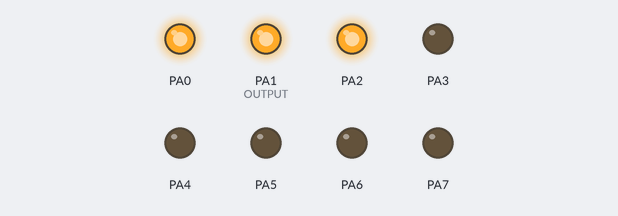
A program run on a simulated ATmega32, built with avr-gcc and emulated at 8 MHz. Parts: output pins drawn as LEDs (lit = HIGH).

Above: at 0.5 s.
At 1.5 s:
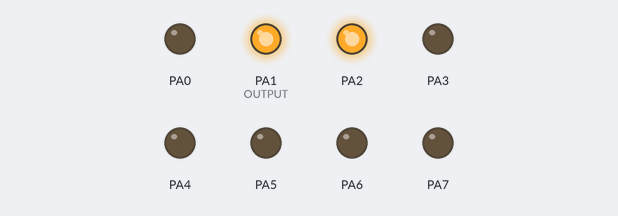
At 3.5 s:
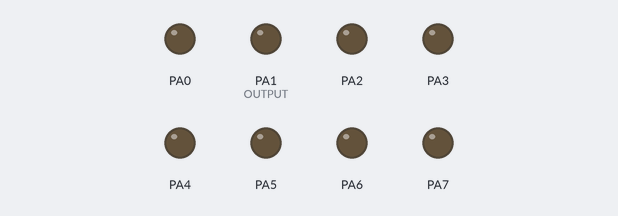
At 4.5 s:
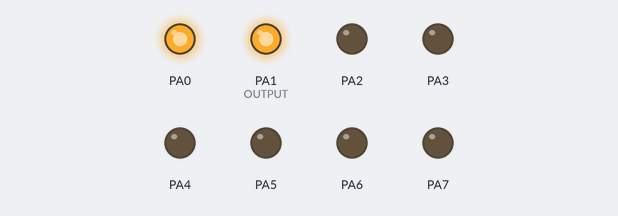
At 5.5 s:
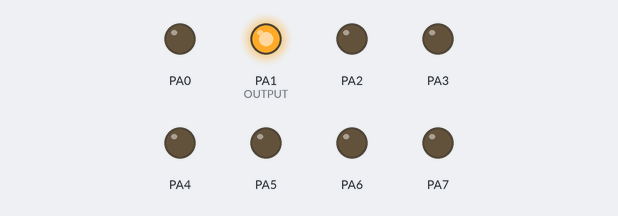
At 6.5 s:
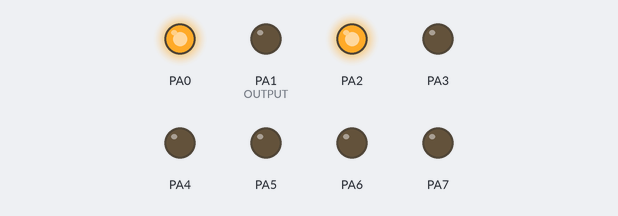
Timing chart, 0 to 7.9 s (numbered marks = the images above):
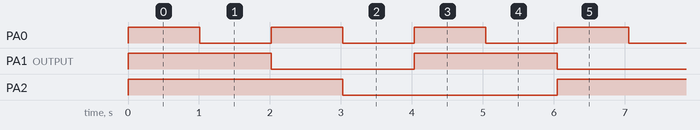

The program:

main.c
```c
#include "LIB/STD_TYPES.h"
#include "LIB/BIT_MATH.h"
#include "DIO/DIO_INT.h"
#include "RTOS/RTOS_INT.h"

void task1(void) ;
void task2(void) ;
void task3(void) ;

int main(void)
{
	DIO_setPortDirection(PORTA,OUTPUT) ;
	ST_Task_t led1_task  = {0, 1000, &task1}  ;
	ST_Task_t led2_task  = {1, 2000, &task2}  ;
	ST_Task_t led3_task  = {2, 3000, &task3}  ;
	RTOS_CreateTask(&led1_task) ;
	RTOS_CreateTask(&led2_task) ;
	RTOS_CreateTask(&led3_task)	;
	RTOS_Start() ;
	while(1)
	{

	}
}

void task1(void)
{
	DIO_setPinValue(PA0,TOGGLE) ;
}
void task2(void)
{
	DIO_setPinValue(PA1,TOGGLE) ;
}
void task3(void)
{
	DIO_setPinValue(PA2,TOGGLE) ;
}
```

GIE_INT.h
```c
// (licence header left out)
#ifndef GIE_INT_H_
#define GIE_INT_H_

/* Global Interrupt Enable */
void GIE_Enable(void)  ;

/* Global Interrupt Disable */
void GIE_Disable(void) ;

#endif /* GIC_REG_H */
```

GIE_PRG.c
```c
// (licence header left out)
#include "GIE_INT.h"
#include "GIE_REG.h"
#include "../LIB/STD_TYPES.h"

inline void GIE_Enable(void)  {SREG |=  (1<<SREG_I) ;}

inline void GIE_Disable(void) {SREG &= ~(1<<SREG_I) ;}
```

GIE_REG.h
```c
// (licence header left out)
#ifndef GIE_REG_H_
#define GIE_REG_H_

/* Special Register */
#define SREG            (*(uint8_t *)(0x5F))
#define SREG_I          7  /* Global Interrupt Enable */

#endif /* GIC_REG_H */
```

RTOS_INT.h
```c
// (licence header left out)
#ifndef RTOS_INT_H_
#define RTOS_INT_H_

/**
 * error states
 */
#define RTOS_OK 			1
#define OCCUPATED 			2
#define SUSPENDED_BEFORE	3
#define RUNNING_BEFORE 		4
#define EMPTY_BEFORE		5

typedef struct Task
{
    uint8_t  Priority ;
    uint16_t Periodicity  ;
    void (*taskFunction)(void) ;
    uint16_t firstDelay ;
}ST_Task_t;

void RTOS_Start(void) ;

uint8_t RTOS_CreateTask(ST_Task_t  *task) ;

uint8_t RTOS_SuspendTask(ST_Task_t *task) ;

uint8_t RTOS_ResumeTask(ST_Task_t  *task) ;

uint8_t RTOS_DeleteTask(ST_Task_t  *task) ;
#endif /*RTOS_INT_H_*/
```

RTOS_PRG.c
```c
// (licence header left out)
#include "../LIB/STD_TYPES.h"
#include "../LIB/BIT_MATH.h"
#include "../GIE/GIE_INT.h"
#include "../TIMERS/TIMERS_INT.h"
#include "RTOS_CONFIG.h"
#include "RTOS_Private.h"
#include "RTOS_INT.h"

#define NULL ((void*)0x00)

/*place holder for all RTOS System Tasks*/
ST_Task_t SystemsTasks[TASK_NUM] = {{0}} ;

/*place holder for all RTOS Suspended System Tasks*/
uint8_t SuspendedTasks[TASK_NUM] ={0} ;

void RTOS_Start(void)
{
	/*set the Timer CTC Mode callback to the Scheduler function*/
	Timer_SetCTC_Callback(TIMER_USED,&Scheduler) ;
	/*Global Interrupt Enable*/
	GIE_Enable() ;
	/*Set the Selected timer with a Prescaler and use CTC Mode*/
	Timer_Init(TIMER_USED,prescaler64,CTC) ;
	/*Set output match compare value*/
	Timer_SetCTCRegister(TIMER_USED,125) ;
}
uint8_t RTOS_CreateTask(ST_Task_t * task)
{
	uint8_t errorStates = RTOS_OK ;
	if(SystemsTasks[task->Priority].taskFunction==NULL)
	{
		SystemsTasks[task->Priority] = *task ;
	}
	else
	{
		errorStates = OCCUPATED ;
	}
	return errorStates ;
}
uint8_t RTOS_SuspendTask(ST_Task_t * task)
{
	uint8_t errorStates = RTOS_OK ;
	if(SuspendedTasks[task->Priority] == 0 )
	{
		SuspendedTasks[task->Priority] = 1 ;
	}
	else
	{
		errorStates = SUSPENDED_BEFORE ;
	}
	return errorStates ;
}

uint8_t RTOS_ResumeTask(ST_Task_t *task)
{
	uint8_t errorStates = RTOS_OK ;
	if(SuspendedTasks[task->Priority] == 1 )
	{
		SuspendedTasks[task->Priority] = 0 ;
	}
	else
	{
		errorStates = RUNNING_BEFORE ;
	}
	return errorStates ;
}
uint8_t RTOS_DeleteTask(ST_Task_t  *task)
{
	uint8_t errorStates;
	if(SystemsTasks[task->Priority].taskFunction!=NULL)
	{
		SystemsTasks[task->Priority].taskFunction=NULL ;
		errorStates = RTOS_OK ;
	}
	else
	{
		errorStates = EMPTY_BEFORE ;
	}
	return errorStates ;
}
void Scheduler(void)
{
	uint16_t TaskCounter ;
	for(TaskCounter=0 ; TaskCounter<TASK_NUM;TaskCounter++)
	{
		/*check if the task is suspended*/
		if(SuspendedTasks[SystemsTasks[TaskCounter].Priority]!=1)
		{
			/*if it time for the task*/
			if(SystemsTasks[TaskCounter].firstDelay==0)
			{

				if(SystemsTasks[TaskCounter].taskFunction!=NULL)
				{
					/*run task*/
					SystemsTasks[TaskCounter].taskFunction() ;
					/*set first delay to be equal to task periodicity -1 */
					SystemsTasks[TaskCounter].firstDelay = SystemsTasks[TaskCounter].Periodicity -1  ;
				}
			}
			else
			{
				/*decrement first delay*/
				SystemsTasks[TaskCounter].firstDelay-- ;
			}
		}
		else
		{
			/*the task is suspended do nothing*/
		}

	}

}
```

TIMERS_INT.h
```c
// (licence header left out)
#ifndef TIMERS_INT_H_
#define TIMERS_INT_H_

/*Timer 0 ,2 modes  */
typedef enum prescalerModes
{
   CounterMode, Noprescaler,prescaler8, prescaler64, prescaler256, prescaler1024, ExFalling, ExRising
} prescalerModes_t ;
/*  timers wave modes */
typedef enum waveModes
{
    Normal, PWM_PhaseCorrect, CTC, Fast_PWM
}waveModes_t ;

/* 8 bit timers in AVR ATMEGA32 */
typedef  enum Timers
{
    TIMER0, TIMER2
}Timers_t ;

/**
 * @brief set timer prescaler mode
 *
 * @param timer TIMER0, TIMER2
 * @param Pmode CounterMode, Noprescaler,prescaler8, prescaler64, prescaler256, prescaler1024, ExFalling, ExRising
 */
void Timer_SetPrescaler(Timers_t timer , prescalerModes_t Pmode) ;

/**
 * @brief set timer wave mode
 *
 * @param timer TIMER0, TIMER2
 * @param Wmode Normal, PWM_PhaseCorrect, CTC, Fast_PWM
 */
void Timer_SetWaveMode(Timers_t timer , waveModes_t Wmode) ;

/**
 * @brief
 *
 * @param timer set timer wave mode and prescaler
 * @param Pmode CounterMode, Noprescaler,prescaler8, prescaler64, prescaler256, prescaler1024, ExFalling, ExRising
 * @param Wmode Normal, PWM_PhaseCorrect, CTC, Fast_PWM
 */
void Timer_Init(Timers_t timer , prescalerModes_t Pmode ,  waveModes_t Wmode) ;

/**
 * @brief set timer in normal mode (overflow mode) and set callback to it
 *
 * @param timer TIMER0, TIMER2
 * @param isr callback function (called when timer overflow happen)
 */
void Timer_SetOverflow_Callback(Timers_t timer , void(*isr)(void)) ;

/**
 * @brief set timer in CTC mode (Compare match mode) and set callback to it
 *
 * @param timer TIMER0, TIMER2
 * @param isr callback function (called when timer compare match happen)
 */
void Timer_SetCTC_Callback(Timers_t timer , void(*isr)(void)) ;

/**
 * @brief preload timer register in normal mode
 *
 * @param timer TIMER0, TIMER2
 * @param value  8 bit value
 */
void Timer_SetOVFRegister(Timers_t timer,uint8_t value) ;

/**
 * @brief set compare match value in CTC mode
 *
 * @param timer TIMER0, TIMER2
 * @param value  8 bit value
 */
void Timer_SetCTCRegister(Timers_t timer,uint8_t value) ;

#endif /* TIMERS_INT_H_ */
```

TIMERS_PRG.c
```c
// (licence header left out)
#include "../LIB/BIT_MATH.h"
#include "../LIB/STD_TYPES.h"
#include "TIMERS_INT.h"
#include "TIMERS_REG.h"

#define NULL ((void *)0)

/*place holder for timers overflow callback */
void (*TIMERS_NORMAL_ISR[2])(void) = {NULL,NULL} ;
/*place holder for timers compare match callback */
void (*TIMERS_CTC_ISR[2])(void) = {NULL,NULL} ;

inline void Timer_SetPrescaler(Timers_t timer , prescalerModes_t Pmode)
{
    /* set the clock mode to the corresponding Timer  */
    switch (timer)
    {
    case TIMER0:
        /* clear Timer0 clock selection bits */
        TCCR0 &= 0XF8 ;
        /* set Timer0 new clock mode  */
        TCCR0 |= Pmode ;
        break;
    case TIMER2:
        /* clear Timer2 clock selection bits */
        TCCR2 &= 0xF8 ;
         /* set Timer2 new clock mode  */
        TCCR2 |= Pmode ;
        break;
    default:
        /*do nothing*/
        break;
    }
}
inline void Timer_SetWaveMode(Timers_t timer , waveModes_t Wmode)
{
    /* set the wave mode to the corresponding Timer  */
    switch (timer)
    {
    case TIMER0:
        /* clear Timer0 Wave mode selection bits */
        TCCR0 &= 0XB7 ;
        /* set Timer0 new wave mode  */
        TCCR0 |= (getBit(Wmode,0)<<TCCR0_WGM00) | (getBit(Wmode,1)<<TCCR0_WGM01)  ;
        break;
    case TIMER2 :
         /* clear Timer2 Wave mode selection bits */
        TCCR2 &= 0XB7 ;
        /* set Timer2 new wave mode  */
        TCCR2 |= (getBit(Wmode,0)<<TCCR2_WGM00) | (getBit(Wmode,1)<<TCCR2_WGM01)  ;
        break;

    default:
        /* do nothing */
        break;
    }
}

void Timer_Init(Timers_t timer , prescalerModes_t Pmode ,  waveModes_t Wmode)
{
    /* set timer clock mode */
    Timer_SetPrescaler(timer,Pmode) ;
    /* set timer wave mode */
    Timer_SetWaveMode(timer,Wmode) ;
}

inline void Timer_SetOverflow_Callback(Timers_t timer , void(*callback)(void))
{
    /*if callback isn't NULL */
    if(callback!=NULL)
    {
        /* set callback to the corresponding Timer  */
        switch (timer)
        {
        case TIMER0:
            /* set overflow Interrupt Enable 0 */
            setBit(TIMSK,TIMSK_TOIE0) ;
            /* clear CTC Interrupt Enable 0 */
            clearBit(TIMSK,TIMSK_OCIE0) ;
            /* set callback */
            TIMERS_NORMAL_ISR[0] = callback ;
            break;
        case TIMER2:
            /* set overflow Interrupt Enable 2 */
            setBit(TIMSK,TIMSK_TOIE2) ;
            /* clear CTC Interrupt Enable 2*/
            clearBit(TIMSK,TIMSK_OCIE2) ;
            /* set callback */
            TIMERS_NORMAL_ISR[1] = callback ;
            break;
        default:
            /*do nothing*/
            break;
        }
    }
    else
    {
        /* do nothing */
    }
}
inline void Timer_SetCTC_Callback(Timers_t timer , void(*callback)(void))
{
    /*if callback isn't NULL */
    if(callback!=NULL)
    {
        /* set callback to the corresponding Timer  */
        switch (timer)
        {
        case TIMER0:
            /* set CTC Interrupt Enable 0 */
            setBit(TIMSK,TIMSK_OCIE0) ;
            /* clear overflow Interrupt Enable 0 */
            clearBit(TIMSK,TIMSK_TOIE0) ;
            /* set callback */
            TIMERS_CTC_ISR[0] = callback ;
            break;
        case TIMER2:
            /* set CTC Interrupt Enable 2 */
            setBit(TIMSK,TIMSK_OCIE2) ;
            /* clear overflow Interrupt Enable 2 */
            clearBit(TIMSK,TIMSK_TOIE2) ;
            /* set callback */
            TIMERS_CTC_ISR[1] = callback ;
            break;
        default:
            /*do nothing*/
            break;
        }
    }
    else
    {
        /* do nothing */
    }
}
inline void Timer_SetOVFRegister(Timers_t timer,uint8_t value)
{
    /* set value to the corresponding Timer overflow register  */
     switch (timer)
        {
        case TIMER0:
            TCNT0= value ;
            break;
        case TIMER2:
            TCNT2= value ;
            break;
        default:
            /*do nothing*/
            break;
        }
}
inline void Timer_SetCTCRegister(Timers_t timer,uint8_t value)
{
     /* set value to the corresponding Timer CTC register  */
     switch (timer)
        {
        case TIMER0:
            OCR0= value ;
            break;

        case TIMER2:
            OCR2= value ;
            break;
        default:
            /*do nothing*/
            break;
        }
}

/* Timer0 Overflow ISR */
void __vector_11 (void) __attribute__ ((signal,used)) ;
void __vector_11 (void)
{
    if(TIMERS_NORMAL_ISR[0] != NULL)
    {
        TIMERS_NORMAL_ISR[0]() ;
    }
    else
    {
        /* do nothing */
    }
}

/* Timer0 CompareMatch ISR */
void __vector_10 (void) __attribute__ ((signal,used)) ;
void __vector_10 (void)
{
    if(TIMERS_CTC_ISR[0] != ((void *)0))
    {
        TIMERS_CTC_ISR[0]() ;
    }
    else
    {
        /* do nothing */
    }
}

/* Timer2 Overflow ISR */
void __vector_5 (void) __attribute__ ((signal,used)) ;
void __vector_5 (void)
{
    if(TIMERS_NORMAL_ISR[1] != NULL)
    {
        TIMERS_NORMAL_ISR[1]() ;
    }
    else
    {
        /* do nothing */
    }
}

/* Timer2 CompareMatch ISR */
void __vector_4 (void) __attribute__ ((signal,used)) ;
void __vector_4 (void)
{
    if(TIMERS_CTC_ISR[1] != NULL)
    {
        TIMERS_CTC_ISR[1]() ;
    }
    else
    {
        /* do nothing */
    }
}
```

TIMERS_REG.h
```c
// (licence header left out)
#ifndef TIMERS_REG_H_
#define TIMERS_REG_H_

    /* TIMER0 Registers 8 bit*/

/* Timer/Counter Control Register */
#define TCCR0           (*(volatile uint8_t *)(0x53))
#define TCCR0_CS00      0 /* prescaler select */
#define TCCR0_CS01      1 /* prescaler select */
#define TCCR0_CS02      2 /* prescaler select */
#define TCCR0_WGM01     3 /* wave genration select */
#define TCCR0_COM00     4 /* Compare match output mode select */
#define TCCR0_COM01     5 /* Compare match output mode select */
#define TCCR0_WGM00     6 /* wave genration select */

/* Timer/Counter Register */
#define TCNT0           (*(volatile uint8_t *)(0x52)) /* NORMAL Mode Register */

/* Output Compare Register */
#define OCR0            (*(volatile uint8_t *)(0x5C))  /* Compare match Register */


    /* TIMER2 Registers 8 bit*/

/* Timer/Counter Control Register */
#define TCCR2           (*(volatile uint8_t *)(0x45))
#define TCCR2_CS00      0 /* prescaler select */
#define TCCR2_CS01      1 /* prescaler select */
#define TCCR2_CS02      2 /* prescaler select */
#define TCCR2_WGM01     3 /* wave genration select */
#define TCCR2_COM00     4 /* Compare match output mode select */
#define TCCR2_COM01     5 /* Compare match output mode select */
#define TCCR2_WGM00     6 /* wave genration select */

/* Timer/Counter Register */
#define TCNT2           (*(volatile uint8_t *)(0x44)) /* NORMAL Mode Register */

/* Output Compare Register */
#define OCR2            (*(volatile uint8_t *)(0x43))  /* Compare match Register */

    /* Shared Registers */

/* Timer/Counter Interrupt Mask Register */
#define TIMSK           (*(volatile uint8_t *)(0x59))
#define TIMSK_TOIE0     0  /* Overflow Interrupt Enable 0 */
#define TIMSK_OCIE0     1  /* Output Compare Match Interrupt Enable 0*/

#define TIMSK_TOIE2     6  /* Overflow Interrupt Enable 2 */
#define TIMSK_OCIE2     7  /* Output Compare Match Interrupt Enable 2*/

/* Timer/Counter Interrupt Flag Register – TIFR */
#define TIFR            (*(volatile uint8_t *)(0x58))
#define TIFR_TOV0       0 /* Timer/Counter0 Overflow Flag */
#define TIFR_OCF0       1 /* Output Compare Flag 0 */

#define TIFR_TOV2       6 /* Timer/Counter2 Overflow Flag */
#define TIFR_OCF2       7 /* Output Compare Flag 2 */


#endif /* TIMERS_REG_H_ */
```

RTOS_CONFIG.h
```c
// (licence header left out)
#ifndef RTOS_CONFIG_H_
#define RTOS_CONFIG_H_

/*set the timer that will be used with RTOS Stack*/
#define TIMER_USED TIMER0
/*Set the max number of tasks*/
#define TASK_NUM 3

#endif /*RTOS_CONFIG_H_*/
```

DIO_INT.h
```c
// (licence header left out)
#ifndef DIO_INT_H_
#define DIO_INT_H_

#define NC 255

typedef enum EN_PinNumber
{
    PA0,PA1,PA2,PA3,PA4,PA5,PA6,PA7,
    PB0,PB1,PB2,PB3,PB4,PB5,PB6,PB7,
    PC0,PC1,PC2,PC3,PC4,PC5,PC6,PC7,
    PD0,PD1,PD2,PD3,PD4,PD5,PD6,PD7,

} EN_PinNumber_t;

typedef enum EN_PortNumber
{
    PORTA , PORTB , PORTC , PORTD
}EN_PortNumber_t;

typedef enum EN_Directions
{
    INPUT, OUTPUT, INPUT_PULLUP
}EN_Directions_t;

typedef enum EN_Values
{
    LOW, HIGH ,TOGGLE
}EN_Values_t;

/**
 * @brief set DIO data direction for an individual pin
 *
 * @param pinNum pin number E.g.(PA0) for pin 0 port A
 * @param pinDirection pin direction (INPUT, OUTPUT, INPUT_PULLUP)
 */
void DIO_setPinDirection(EN_PinNumber_t pinNum,EN_Directions_t pinDirection) ;

/**
 * @brief set DIO value for an individual pin
 *
 * @param pinNum pin number E.g.(PA0) for pin 0 port A
 * @param value pin value (LOW, HIGH ,TOGGLE)
 */
void DIO_setPinValue(EN_PinNumber_t pinNum, EN_Values_t value) ;

/**
 * @brief get DIO value for an individual pin
 *
 * @param pinNum pin number E.g.(PA0) for pin 0 port A
 * @return uint8_t  pin value
 */
uint8_t DIO_getPinValue(EN_PinNumber_t pinNum) ;

/**
 * @brief set DIO data direction for whole port
 *
 * @param portNum port number  E.g.(PORTA, PORTB, PORTC, PORTD)
 * @param pinDirection pin direction (INPUT, OUTPUT, INPUT_PULLUP)
 */
void DIO_setPortDirection(EN_PortNumber_t portNum,EN_Directions_t pinDirection) ;

/**
 * @brief set DIO value for whole port
 *
 * @param portNum port number  E.g.(PORTA, PORTB, PORTC, PORTD)
 * @param value pin value (8 BIT )
 */
void DIO_setPortValue(EN_PortNumber_t portNum,uint8_t value) ;

#endif /* DIO_INT_H_ */
```

DIO_REG.h
```c
// (licence header left out)
#ifndef DIO_REG_H_
#define DIO_REG_H_

    /* PORT Register A*/
#define PORTA_REG   ((volatile uint8_t *) (0x3B))
    /* Data Direction Register A */
#define DDRA_REG    ((volatile uint8_t *) (0x3A))
    /* Port INput Register A */
#define PINA_REG    ((volatile uint8_t *) (0x39))


    /* PORT Register B*/
#define PORTB_REG   ((volatile uint8_t *) (0x38))
    /* Data Direction Register B */
#define DDRB_REG    ((volatile uint8_t *) (0x37))
    /* Port INput Register B */
#define PINB_REG    ((volatile uint8_t *) (0x36))


    /* PORT Register C*/
#define PORTC_REG   ((volatile uint8_t *) (0x35))
    /* Data Direction Register C */
#define DDRC_REG    ((volatile uint8_t *) (0x34))
    /* Port INput Register C */
#define PINC_REG    ((volatile uint8_t *) (0x33))


    /* PORT Register D*/
#define PORTD_REG   ((volatile uint8_t *) (0x32))
    /* Data Direction Register D */
#define DDRD_REG    ((volatile uint8_t *) (0x31))
    /* Port INput Register D */
#define PIND_REG    ((volatile uint8_t *) (0x30))


#endif /* DIO_REG_H_ */
```

BIT_MATH.h
```c
// (licence header left out)
#ifndef BIT_MATH_H_
#define BIT_MATH_H_

/*setings a bit high at a specified position */
#define setBit(VAR,BITNO)       ((VAR) |= (0x01 << (BITNO)))

/*setings a bit low at a specified position */
#define clearBit(VAR,BITNO)     ((VAR) &= ~(0x01 << (BITNO)))

/*getting a bit at a specified position */
#define getBit(VAR,BITNO)       ((VAR) >> (BITNO) & (0x01))

/*toggle a bit at a specified position */
#define toggleBit(VAR,BITNO)    ((VAR) ^= (0x01 << (BITNO)))

#endif /* BIT_MATH_H_ */
```

STD_TYPES.h
```c
// (licence header left out)
#ifndef __INTTYPES_H_
#define __INTTYPES_H_

/* signed 8 bit integer */
typedef char int8_t   ;

/* unsigned 8 bit integer */
typedef unsigned char uint8_t   ;

/* signed 16 bit integer */
typedef short int16_t   ;

/* unsigned 16 bit integer */
typedef unsigned short uint16_t   ;

/* signed 32 bit integer */
typedef long int32_t   ;

/* unsigned 32 bit integer */
typedef unsigned long uint32_t   ;

/* signed 64 bit integer */
typedef long long int64_t   ;

/* unsigned 64 bit integer */
typedef unsigned long long uint64_t   ;

#endif /* __INTTYPES_H_ */
```

Source omitted: DIO_PRG.c (4172 bytes), DIO_INT.h (1886 bytes), DIO_PRG.c (4173 bytes), DIO_REG.h (1242 bytes), BIT_MATH.h (715 bytes), STD_TYPES.h (782 bytes), RTOS_Private.h (305 bytes)

Measured:
- by itself, PA0: alternates HIGH for 1.0 s and LOW for 1.0 s
- by itself, PA1 (OUTPUT): alternates HIGH for 2.0 s and LOW for 2.0 s
- by itself, PA2: alternates HIGH for 3.0 s and LOW for 3.0 s
